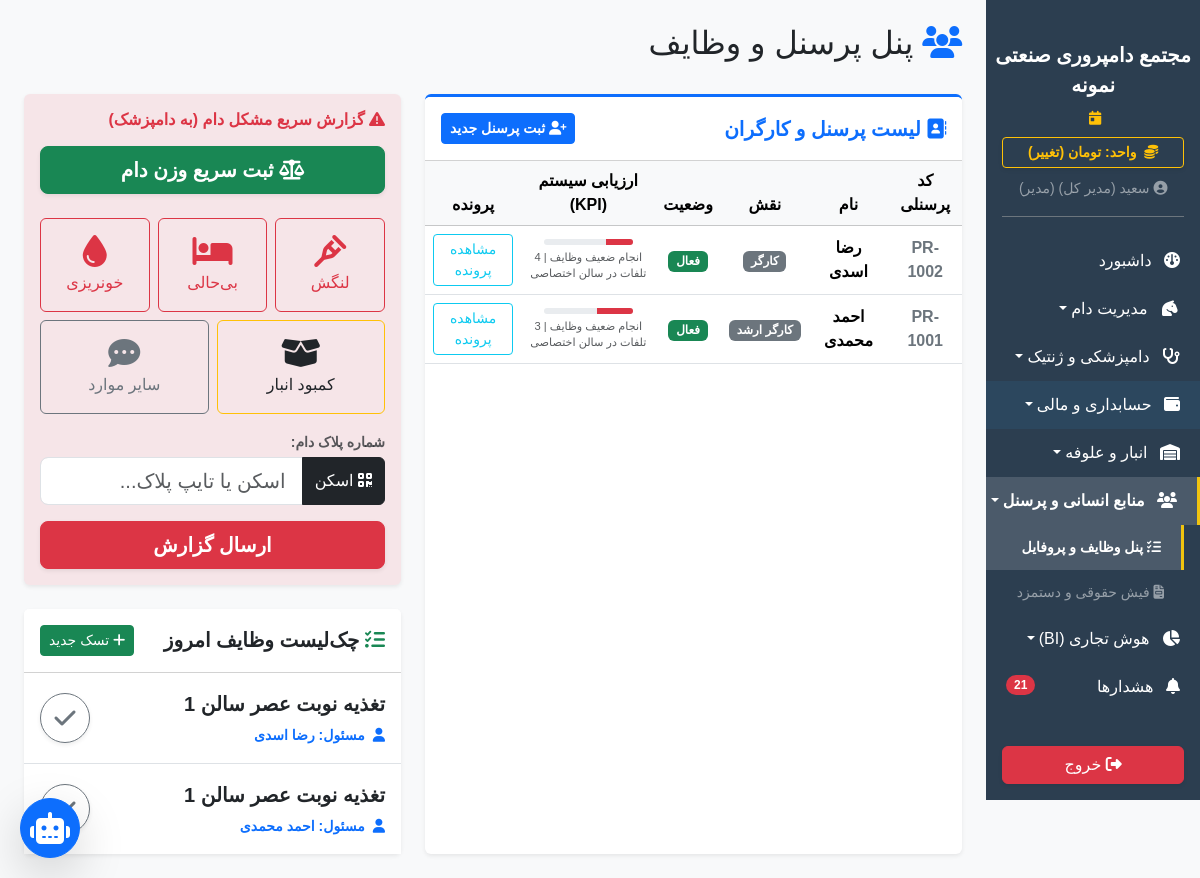
Before: /hr/ (signed in) with the older database file.
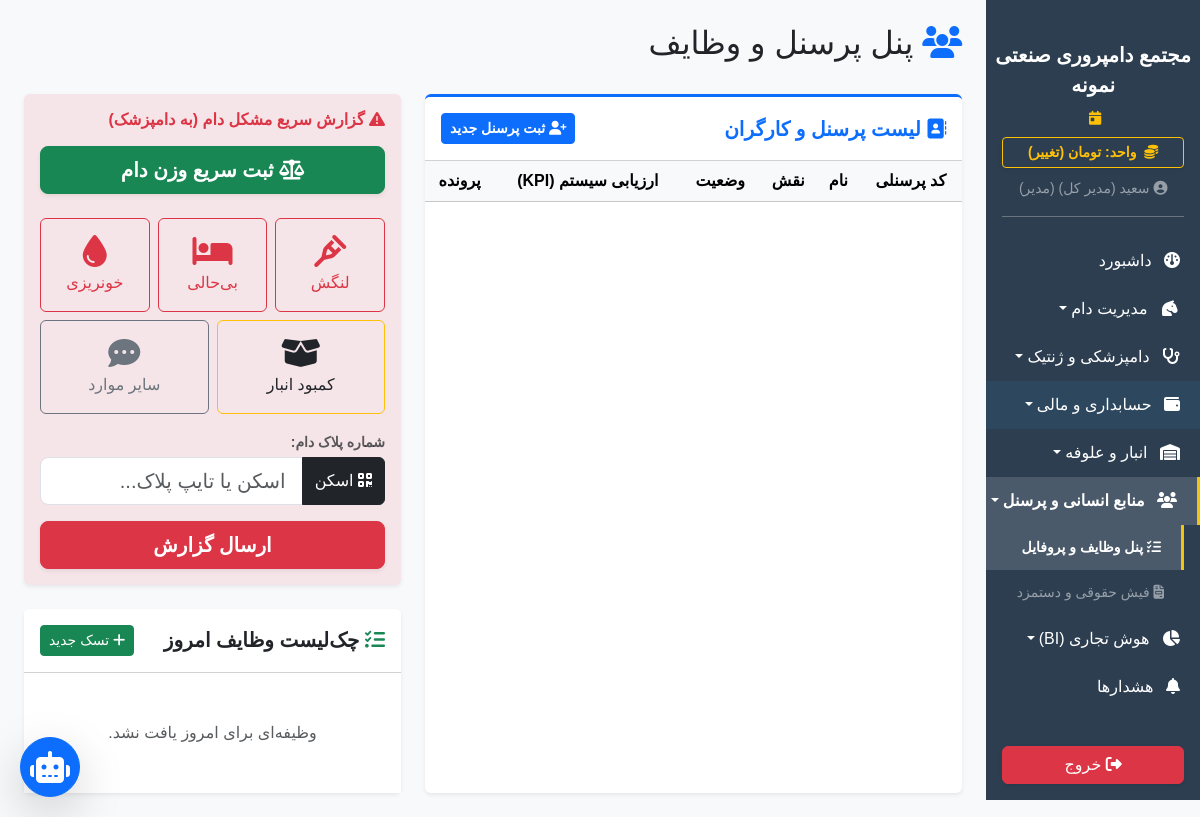
After: the same page with the newer database file.
### app/models.py (models this page shows)
class SystemSetting(db.Model):
    id = db.Column(db.Integer, primary_key=True)
    key = db.Column(db.String(50), unique=True, nullable=False)
    value = db.Column(db.String(255), nullable=False)
    description = db.Column(db.String(255), nullable=True)

class Worker(db.Model):
    id = db.Column(db.Integer, primary_key=True)
    worker_code = db.Column(db.String(50), unique=True, nullable=False)
    name = db.Column(db.String(100), nullable=False)
    national_id = db.Column(db.String(20), nullable=True)
    phone = db.Column(db.String(20), nullable=True)
    role = db.Column(db.String(50), default='کارگر ساده')
    start_date = db.Column(db.Date, default=datetime.utcnow)
    education = db.Column(db.String(100), nullable=True) # مدرک تحصیلی
    address = db.Column(db.String(255), nullable=True) # آدرس
    bank_account = db.Column(db.String(50), nullable=True) # شماره کارت/شبا
    salary = db.Column(Numeric(18, 2), default=0.0) # پایه حقوق
    housing_allowance = db.Column(Numeric(18, 2), default=0.0) # حق مسکن
    food_allowance = db.Column(Numeric(18, 2), default=0.0) # حق بن و خواربار
    family_allowance = db.Column(Numeric(18, 2), default=0.0) # حق عائله‌مندی (اولاد)
    insurance_status = db.Column(db.String(50), default='بدون بیمه')
    status = db.Column(db.String(50), default='فعال')
    assigned_pen_id = db.Column(db.Integer, db.ForeignKey('pen.id'), nullable=True)
    tasks = db.relationship('Task', backref='worker', lazy=True, cascade="all, delete-orphan")
    events = db.relationship('WorkerEvent', backref='worker', lazy=True, cascade="all, delete-orphan")
    loans = db.relationship('WorkerLoan', backref='worker', lazy=True, cascade="all, delete-orphan")
    petty_cash_records = db.relationship('PettyCash', backref='worker', lazy=True, cascade="all, delete-orphan")
    documents = db.relationship('WorkerDocument', backref='worker', lazy=True, cascade="all, delete-orphan") # گالری مدارک پرسنلی

class Task(db.Model):
    id = db.Column(db.Integer, primary_key=True)
    worker_id = db.Column(db.Integer, db.ForeignKey('worker.id'), nullable=False)
    description = db.Column(db.String(255), nullable=False)
    task_date = db.Column(db.Date, default=datetime.utcnow)
    is_done = db.Column(db.Boolean, default=False)
    livestock_id = db.Column(db.Integer, db.ForeignKey('sheep.id'), nullable=True)

### app/blueprints/hr.py (the view)
@hr_bp.route('/')
@login_required
def index():
    from app.models import Worker, Task, Pen, Sheep
    workers = Worker.query.order_by(Worker.id.desc()).all()
    pens = Pen.query.all()
    today = datetime.now(UTC).date()
    thirty_days_ago = today - timedelta(days=30)
    if current_user.role == 'کارگر':
        tasks = Task.query.filter_by(task_date=today).order_by(Task.is_done.asc(), Task.id.desc()).all()
    else:
        tasks = Task.query.filter_by(task_date=today).order_by(Task.is_done.asc(), Task.id.desc()).all()
    kpi_data = {}
    for w in workers:
        score = 100
        bonus = 0
        notes = []
        total_tasks = Task.query.filter_by(worker_id=w.id).filter(Task.task_date >= thirty_days_ago).count()
        done_tasks = Task.query.filter_by(worker_id=w.id, is_done=True).filter(Task.task_date >= thirty_days_ago).count()
        if total_tasks > 0:
            task_rate = (done_tasks / total_tasks) * 100
            if task_rate < 50:
                score -= 30
                notes.append("انجام ضعیف وظایف")
            elif task_rate >= 90:
                bonus += 500000
                notes.append("انجام عالی وظایف")
        if w.assigned_pen_id:
            dead_in_pen = Sheep.query.filter_by(pen_id=w.assigned_pen_id).filter(Sheep.status.in_(['تلف شده', 'مرده'])).count()
            if dead_in_pen == 0:
                bonus += 1000000
                notes.append("تلفات صفر در سالن اختصاصی")
            else:
                score -= (dead_in_pen * 10)
                notes.append(f"{dead_in_pen} تلفات در سالن اختصاصی")
        kpi_data[w.id] = {'score': max(0, score), 'bonus': bonus, 'notes': " | ".join(notes) if notes else "عملکرد نرمال"}
    today_str = datetime.now(UTC).strftime('%Y-%m-%d')
    return render_template('hr/index.html', workers=workers, tasks=tasks, pens=pens, kpi_data=kpi_data, today=today, today_str=today_str)

### app/__init__.py (called while the page is built)
def get_system_setting(key, default):
    from app.models import SystemSetting
    s = SystemSetting.query.filter_by(key=key).first()
    return s.value if s else default

### app/blueprints/dashboard.py (called while the page is built)
@dashboard_bp.app_context_processor
def inject_settings():
    try:
        all_settings = {s.key: s.value for s in SystemSetting.query.all()}
    except:
        all_settings = {}
    return dict(system_settings=all_settings)

### app/templates/hr/index.html (shortened to what the changed rows need)
{% extends 'base.html' %}
{% block content %}
<div class="d-flex justify-content-between align-items-center mb-4">
    <h2><i class="fa-solid fa-users text-primary"></i> پنل پرسنل و وظایف</h2>
</div>
<div class="row g-4 flex-column-reverse flex-lg-row">
    {% if current_user.role == 'مدیر' %}
    <div class="col-lg-7">
        <div class="card border-0 shadow-sm h-100 border-top border-primary border-3">
            <div class="card-body p-0">
                <div class="table-responsive">
                    <table class="table table-hover align-middle text-center mb-0">
                        <thead class="table-light"><tr><th>کد پرسنلی</th><th>نام</th><th>نقش</th><th>وضعیت</th><th>ارزیابی سیستم (KPI)</th><th>پرونده</th></tr></thead>
                        <tbody>
                            {% for w in workers %}
                            <tr>
                                <td class="fw-bold text-secondary">{{ w.worker_code }}</td>
                                <td class="fw-bold">{{ w.name }}</td>
                                <td><span class="badge bg-secondary">{{ w.role }}</span></td>
                                <td><span class="badge {% if w.status == 'فعال' or w.status == 'حاضر' %}bg-success{% else %}bg-danger{% endif %}">{{ w.status }}</span></td>
                                <td>
                                    <div class="d-flex flex-column align-items-center">
                                        <div class="progress w-75 mb-1" style="height: 6px;">
                                            <div class="progress-bar {% if kpi_data[w.id].score < 50 %}bg-danger{% elif kpi_data[w.id].score < 80 %}bg-warning{% else %}bg-success{% endif %}" style="width: {{ kpi_data[w.id].score }}%;"></div>
                                        </div>
                                        {% if kpi_data[w.id].bonus > 0 %}
                                        <span class="badge bg-success bg-opacity-10 text-success border border-success">پاداش: {{ "{:,.0f}".format(kpi_data[w.id].bonus) }} ت</span>
                                        {% else %}
                                        <span class="small text-muted" style="font-size: 0.7rem;">{{ kpi_data[w.id].notes }}</span>
                                        {% endif %}
                                    </div>
                                </td>
                                <td><a href="{{ url_for('hr.profile', id=w.id) }}" class="btn btn-sm btn-outline-info">مشاهده پرونده</a></td>
                            </tr>
                            {% endfor %}
                        </tbody>
                    </table>
                </div>
            </div>
        </div>
    </div>
    {% endif %}
    <div class="{% if current_user.role == 'مدیر' %}col-lg-5{% else %}col-lg-8 mx-auto{% endif %}">
        <div class="card border-0 shadow-sm">
            <div class="card-body p-0">
                <ul class="list-group list-group-flush">
                    {% for task in tasks %}
                    <li class="list-group-item d-flex justify-content-between align-items-center py-3 {% if task.is_done %}bg-light opacity-50{% endif %}">
                        <div>
                            <div class="fw-bold fs-5 mb-1 {% if task.is_done %}text-decoration-line-through text-muted{% endif %}">{{ task.description }}</div>
                            <small class="text-primary fw-bold"><i class="fa-solid fa-user me-1"></i> مسئول: {{ task.worker.name }}</small>
                        </div>
                        <form method="POST" action="{{ url_for('hr.toggle_task', task_id=task.id) }}" style="display:inline">
                            <button type="submit" class="btn btn-lg {% if task.is_done %}btn-success{% else %}btn-outline-secondary{% endif %} rounded-circle p-2 shadow-sm d-flex align-items-center justify-content-center" style="width: 50px; height: 50px;">
                                <i class="fa-solid fa-check fs-4"></i>
                            </button>
                        </form>
                    </li>
                    {% else %}
                    <li class="list-group-item text-center py-5 text-muted">وظیفه‌ای برای امروز یافت نشد.</li>
                    {% endfor %}
                </ul>
            </div>
        </div>
    </div>
</div>
{% endblock %}

### app/templates/base.html (shortened to what the changed rows need)
<!DOCTYPE html>
<html lang="fa" dir="rtl">
<head>
    <link href="https://cdn.jsdelivr.net/gh/rastikerdar/vazirmatn@v33.003/Vazirmatn-font-face.css" rel="stylesheet">
    <link rel="stylesheet" href="https://unpkg.com/persian-datepicker@1.2.0/dist/css/persian-datepicker.min.css">
    <link rel="stylesheet" href="https://cdn.jsdelivr.net/npm/bootstrap@5.3.2/dist/css/bootstrap.rtl.min.css">
    <link rel="stylesheet" href="https://cdnjs.cloudflare.com/ajax/libs/font-awesome/6.4.2/css/all.min.css">
    <link rel="stylesheet" href="{{ url_for('static', filename='css/style.css') }}">
</head>
<body>
    <div class="d-flex" id="wrapper">
        <div class="sidebar-bg d-flex flex-column" id="sidebar-wrapper">
            <div class="px-3 mb-2">
                <a href="{{ url_for('dashboard.toggle_currency') }}" class="btn btn-sm btn-outline-warning w-100 fw-bold shadow-sm">
                    <i class="fa-solid fa-coins me-1"></i> واحد: {{ get_system_currency_from_settings() }} (تغییر)
                </a>
            </div>
            <div class="list-group list-group-flush my-1" id="sidebar-accordion" style="overflow-y: auto;">
                {% if current_user.is_authenticated %}
                    {% if current_user.role != 'کارگر' %}
                    <a href="{{ url_for('dashboard.warnings') }}" class="list-group-item list-group-item-action bg-transparent text-white">
                    <i class="fa-solid fa-bell me-2"></i> هشدارها
                    {% if global_warnings_count and global_warnings_count > 0 %}<span class="badge bg-danger rounded-pill float-end">{{ global_warnings_count }}</span>{% endif %}
                    </a>
                    {% endif %}
                    {% endif %}
            </div>
        </div>
        <div id="page-content-wrapper" class="w-100 bg-light" style="overflow-x: hidden;">
            <div class="container-fluid p-4">{% block content %}{% endblock %}</div>
        </div>
    </div>
</body>
</html>

Changed rows visible on the page:
removed Worker: worker_code "PR-1002", name "رضا اسدی", role "کارگر", status "فعال", {{ kpi_data[w.id].score }} 30 (drawn), kpi_data "انجام ضعیف وظایف | 4 تلفات در سالن اختصاصی"
removed Worker: worker_code "PR-1001", name "احمد محمدی", role "کارگر ارشد", status "فعال", {{ kpi_data[w.id].score }} 40 (drawn), kpi_data "انجام ضعیف وظایف | 3 تلفات در سالن اختصاصی"
removed Task: description "تغذیه نوبت عصر سالن 1", worker.name "رضا اسدی"
removed Task: description "تغذیه نوبت عصر سالن 1", worker.name "احمد محمدی"
Other visible differences:
{{ global_warnings_count }}: "21" → (not shown)
text now shown: "وظیفه‌ای برای امروز یافت نشد."
